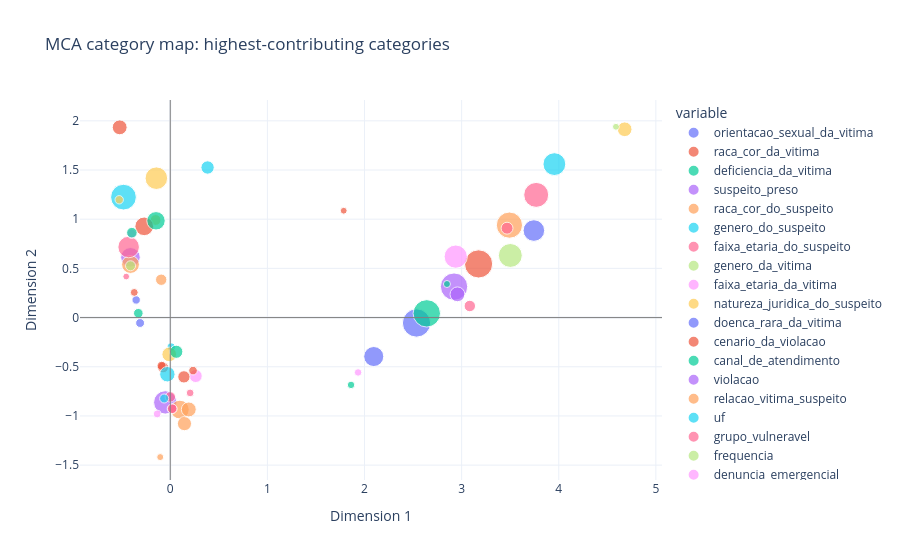

The notebook cell saved with this chart:
### Markdown cell above
## 8.11 Category contributions and MCA maps

Approximate category contributions are based on category mass multiplied by squared principal coordinates, normalized within each dimension. Categories with high contributions help define the dimension. Rare or missing categories can be influential and should be interpreted cautiously.

### Code cell
contribution_rows=[]
for j,dimension in enumerate(component_names):
    raw=mca_column_masses*(mca_category_coordinates[dimension].to_numpy()**2)
    contribution=raw/raw.sum()*100 if raw.sum()>0 else raw
    for indicator,coord,contrib in zip(indicator_names,mca_category_coordinates[dimension],contribution):
        contribution_rows.append({"dimension":dimension,"indicator":indicator,"coordinate":coord,"contribution_pct":contrib})
mca_contributions=pd.DataFrame(contribution_rows)
top_contributions=mca_contributions.sort_values(["dimension","contribution_pct"],ascending=[True,False]).groupby("dimension").head(15)
display(top_contributions)

category_map=mca_category_coordinates[["Dimension 1","Dimension 2"]].copy().reset_index(names="indicator")
category_map=category_map.merge(mca_contributions[mca_contributions["dimension"]=="Dimension 1"][["indicator","contribution_pct"]].rename(columns={"contribution_pct":"contribution_dim1"}),on="indicator",how="left")
category_map=category_map.merge(mca_contributions[mca_contributions["dimension"]=="Dimension 2"][["indicator","contribution_pct"]].rename(columns={"contribution_pct":"contribution_dim2"}),on="indicator",how="left")
category_map["max_contribution"]=category_map[["contribution_dim1","contribution_dim2"]].max(axis=1)
category_map["variable"]=category_map["indicator"].map(lambda x: next((c for c in SELECTED_FEATURES if x.startswith(c+"_")),"unknown"))
plot_categories=category_map.nlargest(min(60,len(category_map)),"max_contribution")
fig=px.scatter(plot_categories,x="Dimension 1",y="Dimension 2",color="variable",size="max_contribution",hover_name="indicator",title="MCA category map: highest-contributing categories")
fig.add_hline(y=0,line_color="gray",line_width=1)
fig.add_vline(x=0,line_color="gray",line_width=1)
fig.update_layout(template=PLOTLY_TEMPLATE)
fig.show()
if EXPORT_FIGURES_HTML: fig.write_html(FIGURE_DIR/"mca_category_map.html",include_plotlyjs=True)

### Figure 1 — Plotly figure (JSON) as saved in the notebook; plotly's stock layout.template omitted (floating-point values rounded to 4 significant figures)
{"data": [{"hovertemplate": "<b>%{hovertext}</b><br><br>variable=orientacao_sexual_da_vitima<br>Dimension 1=%{x}<br>Dimension 2=%{y}<br>max_contribution=%{marker.size}<extra></extra>", "hovertext": ["orientacao_sexual_da_vitima_N/D", "orientacao_sexual_da_vitima_NÃO"], "legendgroup": "orientacao_sexual_da_vitima", "marker": {"color": "#636efa", "size": [8.607, 0.7543], "sizemode": "area", "sizeref": 0.02152, "symbol": "circle"}, "mode": "markers", "name": "orientacao_sexual_da_vitima", "orientation": "v", "showlegend": true, "type": "scatter", "x": [2.535, -0.3513], "xaxis": "x", "y": [-0.05496, 0.1794], "yaxis": "y"}, {"hovertemplate": "<b>%{hovertext}</b><br><br>variable=raca_cor_da_vitima<br>Dimension 1=%{x}<br>Dimension 2=%{y}<br>max_contribution=%{marker.size}<extra></extra>", "hovertext": ["raca_cor_da_vitima_N/D", "raca_cor_da_vitima_AMARELA", "raca_cor_da_vitima_BRANCA", "raca_cor_da_vitima_PARDA", "raca_cor_da_vitima_<MISSING>"], "legendgroup": "raca_cor_da_vitima", "marker": {"color": "#EF553B", "size": [8.554, 2.381, 1.3, 0.8922, 0.6662], "sizemode": "area", "sizeref": 0.02152, "symbol": "circle"}, "mode": "markers", "name": "raca_cor_da_vitima", "orientation": "v", "showlegend": true, "type": "scatter", "x": [3.175, -0.5206, -0.07428, -0.08955, -0.3708], "xaxis": "x", "y": [0.5455, 1.934, -0.5056, -0.4907, 0.2558], "yaxis": "y"}, {"hovertemplate": "<b>%{hovertext}</b><br><br>variable=deficiencia_da_vitima<br>Dimension 1=%{x}<br>Dimension 2=%{y}<br>max_contribution=%{marker.size}<extra></extra>", "hovertext": ["deficiencia_da_vitima_N/D", "deficiencia_da_vitima_<MISSING>", "deficiencia_da_vitima_NÃO TEM DEFICIÊNCIA"], "legendgroup": "deficiencia_da_vitima", "marker": {"color": "#00cc96", "size": [8.075, 0.9879, 0.599], "sizemode": "area", "sizeref": 0.02152, "symbol": "circle"}, "mode": "markers", "name": "deficiencia_da_vitima", "orientation": "v", "showlegend": true, "type": "scatter", "x": [2.641, -0.3289, 1.861], "xaxis": "x", "y": [0.04301, 0.04394, -0.6844], "yaxis": "y"}, {"hovertemplate": "<b>%{hovertext}</b><br><br>variable=suspeito_preso<br>Dimension 1=%{x}<br>Dimension 2=%{y}<br>max_contribution=%{marker.size}<extra></extra>", "hovertext": ["suspeito_preso_N/D", "suspeito_preso_NÃO", "suspeito_preso_<MISSING>"], "legendgroup": "suspeito_preso", "marker": {"color": "#ab63fa", "size": [8.046, 5.856, 4.133], "sizemode": "area", "sizeref": 0.02152, "symbol": "circle"}, "mode": "markers", "name": "suspeito_preso", "orientation": "v", "showlegend": true, "type": "scatter", "x": [2.922, -0.05166, -0.4098], "xaxis": "x", "y": [0.3148, -0.862, 0.6124], "yaxis": "y"}, {"hovertemplate": "<b>%{hovertext}</b><br><br>variable=raca_cor_do_suspeito<br>Dimension 1=%{x}<br>Dimension 2=%{y}<br>max_contribution=%{marker.size}<extra></extra>", "hovertext": ["raca_cor_do_suspeito_N/D", "raca_cor_do_suspeito_BRANCA", "raca_cor_do_suspeito_<MISSING>", "raca_cor_do_suspeito_PARDA"], "legendgroup": "raca_cor_do_suspeito", "marker": {"color": "#FFA15A", "size": [7.395, 3.788, 3.437, 2.387], "sizemode": "area", "sizeref": 0.02152, "symbol": "circle"}, "mode": "markers", "name": "raca_cor_do_suspeito", "orientation": "v", "showlegend": true, "type": "scatter", "x": [3.492, 0.09865, -0.4094, 0.1908], "xaxis": "x", "y": [0.9399, -0.9352, 0.5397, -0.9337], "yaxis": "y"}, {"hovertemplate": "<b>%{hovertext}</b><br><br>variable=genero_do_suspeito<br>Dimension 1=%{x}<br>Dimension 2=%{y}<br>max_contribution=%{marker.size}<extra></extra>", "hovertext": ["genero_do_suspeito_<MISSING>", "genero_do_suspeito_N/D", "genero_do_suspeito_FEMININO", "genero_do_suspeito_MASCULINO"], "legendgroup": "genero_do_suspeito", "marker": {"color": "#19d3f3", "size": [7.121, 5.585, 2.557, 0.7039], "sizemode": "area", "sizeref": 0.02152, "symbol": "circle"}, "mode": "markers", "name": "genero_do_suspeito", "orientation": "v", "showlegend": true, "type": "scatter", "x": [-0.4817, 3.955, -0.02994, 0.009261], "xaxis": "x", "y": [1.224, 1.56, -0.5758, -0.2985], "yaxis": "y"}, {"hovertemplate": "<b>%{hovertext}</b><br><br>variable=faixa_etaria_do_suspeito<br>Dimension 1=%{x}<br>Dimension 2=%{y}<br>max_contribution=%{marker.size}<extra></extra>", "hovertext": ["faixa_etaria_do_suspeito_N/D", "faixa_etaria_do_suspeito_<MISSING>", "faixa_etaria_do_suspeito_30 A 34 ANOS", "faixa_etaria_do_suspeito_25 A 29 ANOS", "faixa_etaria_do_suspeito_45 A 49 ANOS", "faixa_etaria_do_suspeito_50 A 54 ANOS"], "legendgroup": "faixa_etaria_do_suspeito", "marker": {"color": "#FF6692", "size": [6.699, 4.978, 1.175, 1.028, 0.9819, 0.6399], "sizemode": "area", "sizeref": 0.02152, "symbol": "circle"}, "mode": "markers", "name": "faixa_etaria_do_suspeito", "orientation": "v", "showlegend": true, "type": "scatter", "x": [3.768, -0.4285, 0.0007674, 0.01843, 0.02064, 0.2045], "xaxis": "x", "y": [1.247, 0.7171, -0.8062, -0.9266, -0.9264, -0.7658], "yaxis": "y"}, {"hovertemplate": "<b>%{hovertext}</b><br><br>variable=genero_da_vitima<br>Dimension 1=%{x}<br>Dimension 2=%{y}<br>max_contribution=%{marker.size}<extra></extra>", "hovertext": ["genero_da_vitima_N/D"], "legendgroup": "genero_da_vitima", "marker": {"color": "#B6E880", "size": [6.149], "sizemode": "area", "sizeref": 0.02152, "symbol": "circle"}, "mode": "markers", "name": "genero_da_vitima", "orientation": "v", "showlegend": true, "type": "scatter", "x": [3.501], "xaxis": "x", "y": [0.6315], "yaxis": "y"}, {"hovertemplate": "<b>%{hovertext}</b><br><br>variable=faixa_etaria_da_vitima<br>Dimension 1=%{x}<br>Dimension 2=%{y}<br>max_contribution=%{marker.size}<extra></extra>", "hovertext": ["faixa_etaria_da_vitima_<MISSING>", "faixa_etaria_da_vitima_OTHER", "faixa_etaria_da_vitima_15 ANOS", "faixa_etaria_da_vitima_MENOS DE 01 ANO"], "legendgroup": "faixa_etaria_da_vitima", "marker": {"color": "#FF97FF", "size": [5.815, 1.836, 0.9493, 0.6688], "sizemode": "area", "sizeref": 0.02152, "symbol": "circle"}, "mode": "markers", "name": "faixa_etaria_da_vitima", "orientation": "v", "showlegend": true, "type": "scatter", "x": [2.939, 0.2619, -0.3976, -0.1348], "xaxis": "x", "y": [0.6197, -0.5939, 0.8527, -0.9795], "yaxis": "y"}, {"hovertemplate": "<b>%{hovertext}</b><br><br>variable=natureza_juridica_do_suspeito<br>Dimension 1=%{x}<br>Dimension 2=%{y}<br>max_contribution=%{marker.size}<extra></extra>", "hovertext": ["natureza_juridica_do_suspeito_ÓRGÃO PÚBLICO", "natureza_juridica_do_suspeito_COMUNIDADE", "natureza_juridica_do_suspeito_PESSOA FÍSICA", "natureza_juridica_do_suspeito_PESSOA JURÍDICA DE DIREITO PRIVADO", "natureza_juridica_do_suspeito_COMUNIDADE/FAMÍLIA"], "legendgroup": "natureza_juridica_do_suspeito", "marker": {"color": "#FECB52", "size": [5.477, 2.326, 2.307, 1.25, 0.7569], "sizemode": "area", "sizeref": 0.02152, "symbol": "circle"}, "mode": "markers", "name": "natureza_juridica_do_suspeito", "orientation": "v", "showlegend": true, "type": "scatter", "x": [-0.1433, 4.679, -0.01074, -0.151, -0.5256], "xaxis": "x", "y": [1.417, 1.914, -0.3742, 0.9921, 1.198], "yaxis": "y"}, {"hovertemplate": "<b>%{hovertext}</b><br><br>variable=doenca_rara_da_vitima<br>Dimension 1=%{x}<br>Dimension 2=%{y}<br>max_contribution=%{marker.size}<extra></extra>", "hovertext": ["doenca_rara_da_vitima_N/D", "doenca_rara_da_vitima_NÃO TEM DOENÇA RARA", "doenca_rara_da_vitima_NÃO"], "legendgroup": "doenca_rara_da_vitima", "marker": {"color": "#636efa", "size": [5.005, 4.323, 0.8519], "sizemode": "area", "sizeref": 0.02152, "symbol": "circle"}, "mode": "markers", "name": "doenca_rara_da_vitima", "orientation": "v", "showlegend": true, "type": "scatter", "x": [3.744, 2.095, -0.3108], "xaxis": "x", "y": [0.8848, -0.3959, -0.05501], "yaxis": "y"}, {"hovertemplate": "<b>%{hovertext}</b><br><br>variable=cenario_da_violacao<br>Dimension 1=%{x}<br>Dimension 2=%{y}<br>max_contribution=%{marker.size}<extra></extra>", "hovertext": ["cenario_da_violacao_OUTROS", "cenario_da_violacao_CASA ONDE RESIDE A VÍTIMA E O SUSPEITO", "cenario_da_violacao_CASA DO SUSPEITO", "cenario_da_violacao_ÓRGÃOS PÚBLICOS"], "legendgroup": "cenario_da_violacao", "marker": {"color": "#EF553B", "size": [3.739, 1.629, 0.7983, 0.5017], "sizemode": "area", "sizeref": 0.02152, "symbol": "circle"}, "mode": "markers", "name": "cenario_da_violacao", "orientation": "v", "showlegend": true, "type": "scatter", "x": [-0.2683, 0.1407, 0.2343, 1.786], "xaxis": "x", "y": [0.9275, -0.6026, -0.539, 1.086], "yaxis": "y"}, {"hovertemplate": "<b>%{hovertext}</b><br><br>variable=canal_de_atendimento<br>Dimension 1=%{x}<br>Dimension 2=%{y}<br>max_contribution=%{marker.size}<extra></extra>", "hovertext": ["canal_de_atendimento_WHATSAPP", "canal_de_atendimento_TELEFÔNICO", "canal_de_atendimento_E-MAIL", "canal_de_atendimento_WEBCHAT"], "legendgroup": "canal_de_atendimento", "marker": {"color": "#00cc96", "size": [3.654, 1.857, 1.206, 0.529], "sizemode": "area", "sizeref": 0.02152, "symbol": "circle"}, "mode": "markers", "name": "canal_de_atendimento", "orientation": "v", "showlegend": true, "type": "scatter", "x": [-0.1468, 0.06198, -0.3952, 2.849], "xaxis": "x", "y": [0.9838, -0.3475, 0.8633, 0.3414], "yaxis": "y"}, {"hovertemplate": "<b>%{hovertext}</b><br><br>variable=violacao<br>Dimension 1=%{x}<br>Dimension 2=%{y}<br>max_contribution=%{marker.size}<extra></extra>", "hovertext": ["violacao_<MISSING>"], "legendgroup": "violacao", "marker": {"color": "#ab63fa", "size": [2.354], "sizemode": "area", "sizeref": 0.02152, "symbol": "circle"}, "mode": "markers", "name": "violacao", "orientation": "v", "showlegend": true, "type": "scatter", "x": [2.957], "xaxis": "x", "y": [0.2366], "yaxis": "y"}, {"hovertemplate": "<b>%{hovertext}</b><br><br>variable=relacao_vitima_suspeito<br>Dimension 1=%{x}<br>Dimension 2=%{y}<br>max_contribution=%{marker.size}<extra></extra>", "hovertext": ["relacao_vitima_suspeito_MÃE", "relacao_vitima_suspeito_OUTROS", "relacao_vitima_suspeito_IRMÃO(Ã)"], "legendgroup": "relacao_vitima_suspeito", "marker": {"color": "#FFA15A", "size": [2.157, 1.393, 0.5281], "sizemode": "area", "sizeref": 0.02152, "symbol": "circle"}, "mode": "markers", "name": "relacao_vitima_suspeito", "orientation": "v", "showlegend": true, "type": "scatter", "x": [0.1462, -0.09325, -0.1034], "xaxis": "x", "y": [-1.078, 0.3848, -1.418], "yaxis": "y"}, {"hovertemplate": "<b>%{hovertext}</b><br><br>variable=uf<br>Dimension 1=%{x}<br>Dimension 2=%{y}<br>max_contribution=%{marker.size}<extra></extra>", "hovertext": ["uf_CE", "uf_RS"], "legendgroup": "uf", "marker": {"color": "#19d3f3", "size": [1.911, 0.8779], "sizemode": "area", "sizeref": 0.02152, "symbol": "circle"}, "mode": "markers", "name": "uf", "orientation": "v", "showlegend": true, "type": "scatter", "x": [0.3842, -0.06312], "xaxis": "x", "y": [1.526, -0.8224], "yaxis": "y"}, {"hovertemplate": "<b>%{hovertext}</b><br><br>variable=grupo_vulneravel<br>Dimension 1=%{x}<br>Dimension 2=%{y}<br>max_contribution=%{marker.size}<extra></extra>", "hovertext": ["grupo_vulneravel_VIOLÊNCIA CONTRA PESSOA SOCIALMENTE VULNERÁVEL", "grupo_vulneravel_VIOLAÇÃO DE DIREITOS HUMANOS", "grupo_vulneravel_VIOLÊNCIA CONTRA A MULHER"], "legendgroup": "grupo_vulneravel", "marker": {"color": "#FF6692", "size": [1.534, 1.415, 0.4891], "sizemode": "area", "sizeref": 0.02152, "symbol": "circle"}, "mode": "markers", "name": "grupo_vulneravel", "orientation": "v", "showlegend": true, "type": "scatter", "x": [3.468, 3.084, -0.4537], "xaxis": "x", "y": [0.9087, 0.1178, 0.4173], "yaxis": "y"}, {"hovertemplate": "<b>%{hovertext}</b><br><br>variable=frequencia<br>Dimension 1=%{x}<br>Dimension 2=%{y}<br>max_contribution=%{marker.size}<extra></extra>", "hovertext": ["frequencia_NÃO SABE INFORMAR", "frequencia_OTHER"], "legendgroup": "frequencia", "marker": {"color": "#B6E880", "size": [1.087, 0.5072], "sizemode": "area", "sizeref": 0.02152, "symbol": "circle"}, "mode": "markers", "name": "frequencia", "orientation": "v", "showlegend": true, "type": "scatter", "x": [-0.4092, 4.589], "xaxis": "x", "y": [0.5265, 1.94], "yaxis": "y"}, {"hovertemplate": "<b>%{hovertext}</b><br><br>variable=denuncia_emergencial<br>Dimension 1=%{x}<br>Dimension 2=%{y}<br>max_contribution=%{marker.size}<extra></extra>", "hovertext": ["denuncia_emergencial_SITUAÇÃO FLAGRANTE - ATÉ 24H DA OCORRÊNCIA - SEM FREQUÊNCIA"], "legendgroup": "denuncia_emergencial", "marker": {"color": "#FF97FF", "size": [0.6094], "sizemode": "area", "sizeref": 0.02152, "symbol": "circle"}, "mode": "markers", "name": "denuncia_emergencial", "orientation": "v", "showlegend": true, "type": "scatter", "x": [1.934], "xaxis": "x", "y": [-0.5577], "yaxis": "y"}], "layout": {"legend": {"itemsizing": "constant", "title": {"text": "variable"}, "tracegroupgap": 0}, "shapes": [{"line": {"color": "gray", "width": 1}, "type": "line", "x0": 0, "x1": 1, "xref": "x domain", "y0": 0, "y1": 0, "yref": "y"}, {"line": {"color": "gray", "width": 1}, "type": "line", "x0": 0, "x1": 0, "xref": "x", "y0": 0, "y1": 1, "yref": "y domain"}], "title": {"text": "MCA category map: highest-contributing categories"}, "xaxis": {"anchor": "y", "domain": [0, 1], "title": {"text": "Dimension 1"}}, "yaxis": {"anchor": "x", "domain": [0, 1], "title": {"text": "Dimension 2"}}}}
